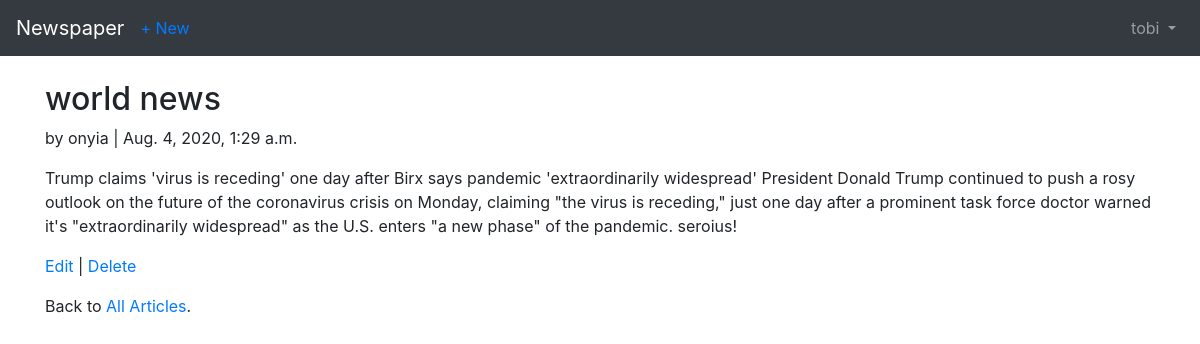
Page /articles/1/ (signed in) on the committed database.
### users/models.py (models this page shows)
class CustomUser(AbstractUser):
    age = models.PositiveIntegerField(null=True, blank=True)

### articles/models.py (models this page shows, shortened)
class Article(models.Model):
    title = models.CharField(max_length=255)
    body = models.TextField()
    date = models.DateTimeField(auto_now_add=True)
    author = models.ForeignKey(
        get_user_model(),
        on_delete=models.CASCADE,
    )

### articles/views.py (the view)
class ArticleDetailView(LoginRequiredMixin, DetailView):  # new
    model = Article
    template_name = 'article_detail.html'
    login_url = 'login'

### articles/templates/article_detail.html (shortened to what this page needs)
<!DOCTYPE html>
<html lang="en">
<head>
</head>
<body>
{% extends 'base.html' %}
{% block content %}
    <div class="article-entry">
        <h2>{{ object.title }}</h2>
        <p>by {{ object.author }} | {{ object.date }}</p>
        <p>{{ object.body }}</p>
    </div>
        <p><a href="{% url 'article_edit' article.pk %}">Edit</a> |
        <a href="{% url 'article_delete' article.pk %}">Delete</a></p>
        <p>Back to <a href="{% url 'article_list' %}">All Articles</a>.</p>
{% endblock content %}

### users/templates/base.html (shortened to what this page needs)
<!doctype html>
<html lang="en">
<head>
<link rel="stylesheet"
href="https://stackpath.bootstrapcdn.com/bootstrap/4.1.3/css/\
bootstrap.min.css"
integrity="sha384-MCw98/SFnGE8fJT3GXwEOngsV7Zt27NXFoaoApmYm81i\
uXoPkFOJwJ8ERdknLPMO"
>
</head>
<body>
<nav class="navbar navbar-expand-md navbar-dark bg-dark mb-4">
<a class="navbar-brand" href="{% url 'home' %}">Newspaper</a>
{% if user.is_authenticated %}
<ul class="navbar-nav mr-auto">
<li class="nav-item"><a href="{% url 'article_new' %}">+ New</a></li>
</ul>
{% endif %}
<div class="collapse navbar-collapse" id="navbarCollapse">
{% if user.is_authenticated %}
<ul class="navbar-nav ml-auto">
<li class="nav-item">
<a class="nav-link dropdown-toggle" href="#" id="userMenu"
data-toggle="dropdown" aria-haspopup="true"
aria-expanded="false">
{{ user.username }}
</a>
    </li>
</ul>
{% endif %}
</div>
</nav>
<div class="container">
{% block content %}
{% endblock content %}
</div>
</body>
</html>

### rows in the picture
CustomUser: username "tobi"
Article: title "world news", author "onyia", date "Aug. 4, 2020, 1:29 a.m.", body "Trump claims 'virus is receding' one day after Birx says pandemic 'extraordinarily widespread' President Donald Trump continued to push a rosy outlook on the future of the coronavirus crisis on Monday, claiming \"the virus is receding,\" just one day after a prominent task force doctor warned it's \"extraordinarily widespread\" as the U.S. enters \"a new phase\" of the pandemic. seroius!"
